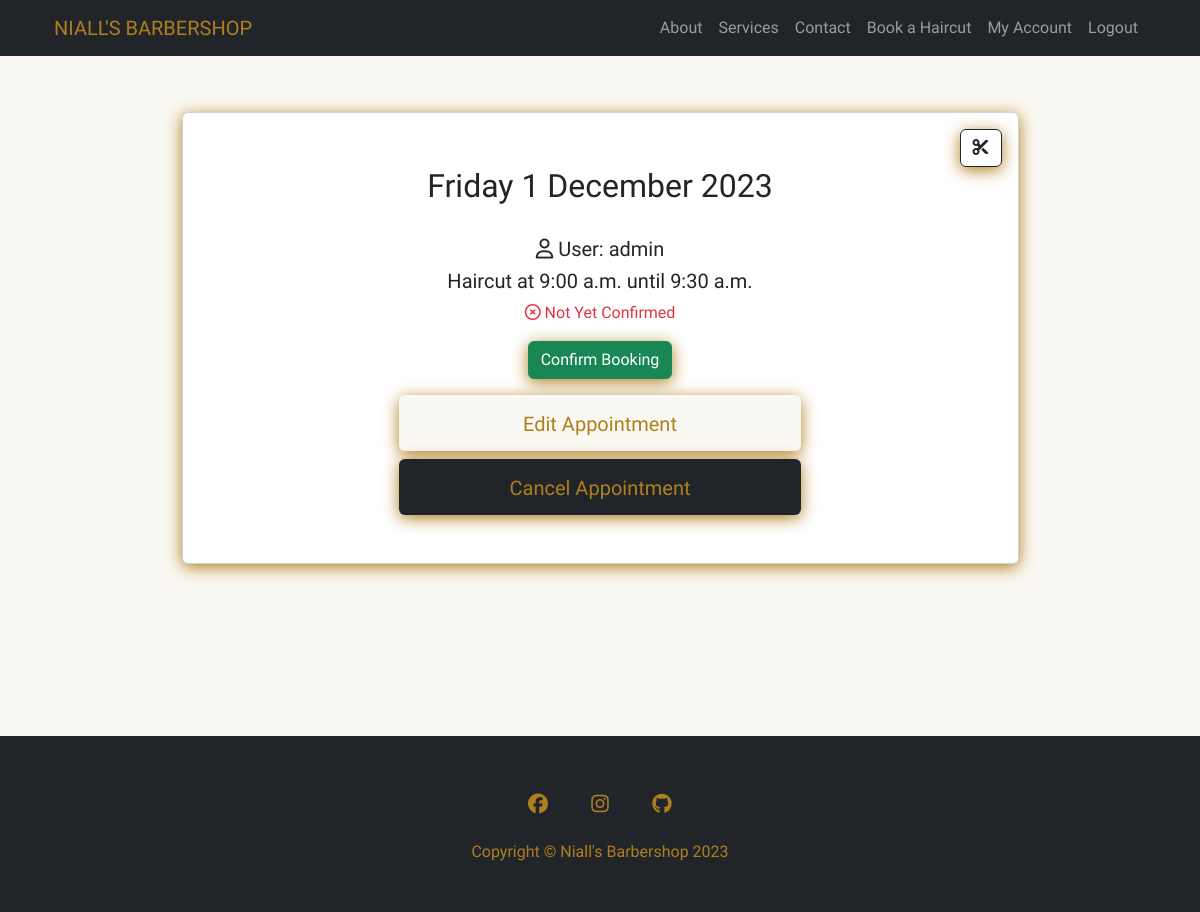
The app's page /booking/50/ (signed in), older data.
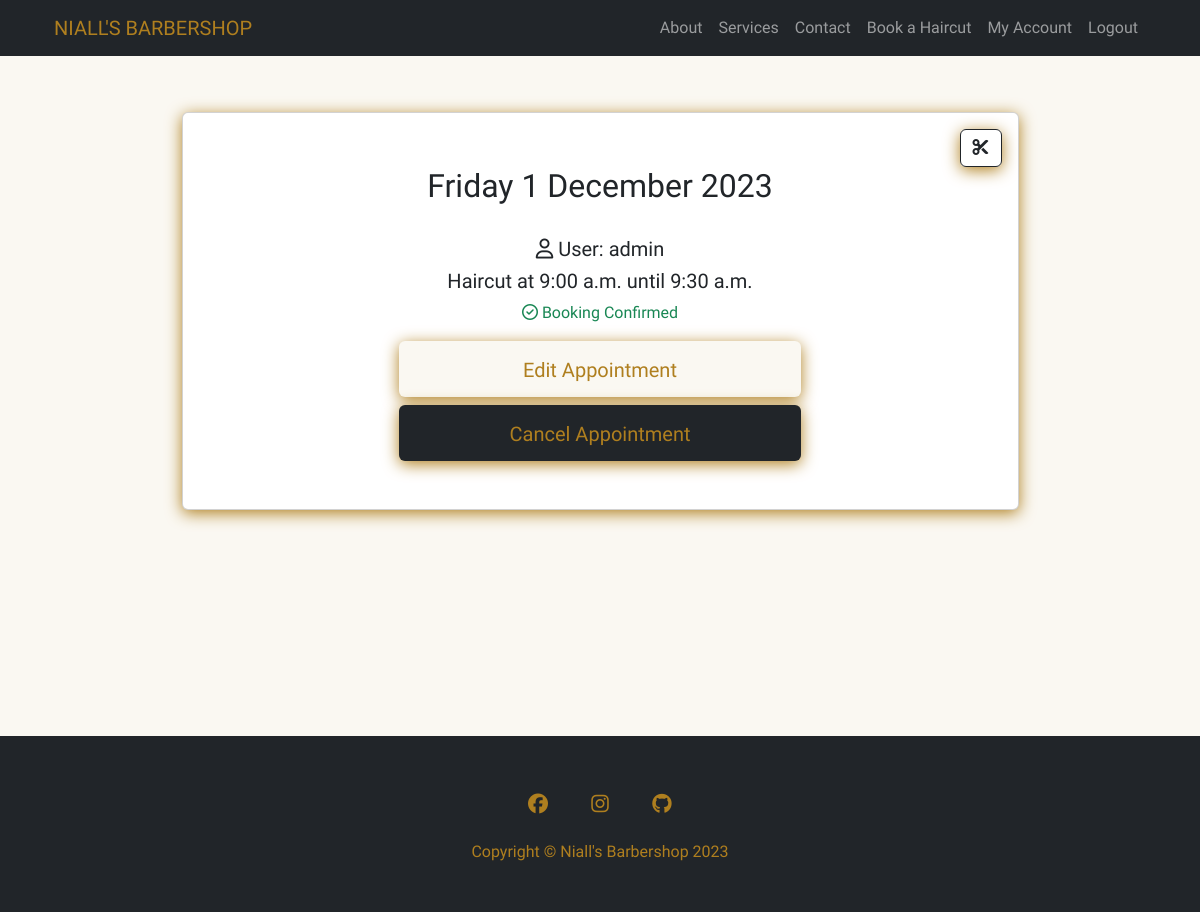
The same page, newer data.
### booking_system/views.py (the view)
# urls.py: path('booking/<int:pk>/', views.BookingDetailView.as_view(),
class BookingDetailView(LoginRequiredMixin, UserPassesTestMixin, DetailView):
    model = Booking
    def test_func(self):
        booking = self.get_object()
        return (self.request.user == booking.username or
                self.request.user.is_superuser)

### booking_system/models.py (called while the page is built)
    def __str__(self):
        return self.service_name

### booking_system/templates/booking_system/booking_detail.html (shortened to what this page needs)
{% extends "base.html" %} {% block content %} {% load account %}
<div class="container mt-5">
  <div class="d-flex justify-content-center push-down">
    <div class="card gold-shadow p-3 m-3 text-center w-75 pb-5">
      <div class="d-flex justify-content-end ">
        <a href="{% url 'booking-home' %}" class="btn btn-outline-dark gold-shadow custom-close-btn"><i class="fa-solid fa-scissors"></i></a>
      </div>
      <div>
        <h2 class="text-center">{{ booking.date_of_booking|date:"l j F Y" }}</h2><br>
      </div>
      {% if user.is_superuser %}
      <h5><i class="fa-regular fa-user"></i> User: {{ booking.username }}</h5>
      {% endif %}
      <h5>
        {{ booking.service_name }} at {{ booking.start_time|date:"g:i a" }} until
        {{ booking.end_time }}</h5>
      {% if booking.confirmed %}
        <p class="text-success"><i class="fa-regular fa-circle-check"></i> Booking Confirmed</p>
        {% else %}
        <p class="text-danger"><i class="fa-regular fa-circle-xmark"></i> Not Yet Confirmed</p>
        {% if user.is_superuser %}
        <form method="post" action="{% url 'confirm-booking' pk=object.pk %}">
          <button type="submit" class="btn btn-success mb-3 gold-shadow">Confirm Booking</button>
      </form>        {% endif %}
          {% endif %}
      <div class="d-grid gap-2 col-6 mx-auto">
         <a
          href="{% url 'booking-update' booking.id %}"
          class="btn custom-button-light-gold pt-3"
          type="button"
          ><h5>Edit Appointment</h5></a
        >
        <a
          href="{%  url 'booking-delete' booking.id  %}"
          class="btn custom-button-dark-gold pt-3 light-text"
          type="button"
          ><h5>Cancel Appointment</h5></a
        >
      </div>
    </div>
  </div>
</div>
{% endblock %}

Row changes from the older to the newer data that the page shows:
changed Booking "admin": confirmed False → True (drawn)
Text that changed along with them:
text no longer shown: "Not Yet Confirmed Confirm Booking"
text now shown: "Booking Confirmed"
